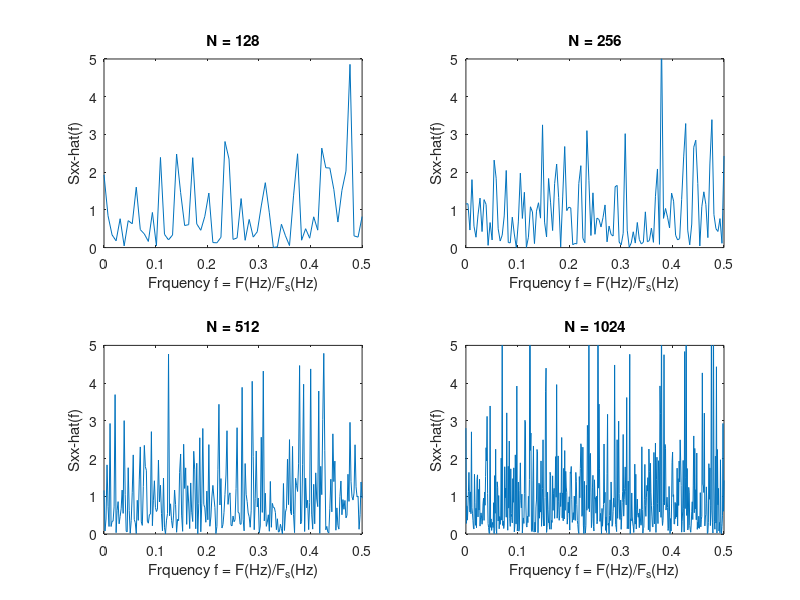

The MATLAB script that drew this image:
% EE254, Adaptive DSP
% student: An Vo
% Estimation of the Power Spectrum : The Periodogram
% ---------------------------------------------------------------
clear, close all
N=1024;
x=randn(size([1:N]')); % X is WGN with zero-mean and unit varianvce
loop=0;
for N=[128 256 512 1024];
    loop=loop+1;
    X=fft(x(1:N),N);
    Sxx=X.*conj(X)/N; % periodogram estimate
    k=[0:N/2]'; % Only 0 <= F(Hz)/F_s(Hz) <= 0.5
    fk=k/N; % is plotted; k/N = F(Hz)/F_s(Hz)
    subplot(2,2,loop), plot(fk,Sxx(k+1),'-') % Matlab indices start from 1
    axis([0 0.5 0 5]);
    xlabel('Frquency f = F(Hz)/F_s(Hz)'),ylabel('Sxx-hat(f)'),
    title(sprintf('N = %d', N))
end

